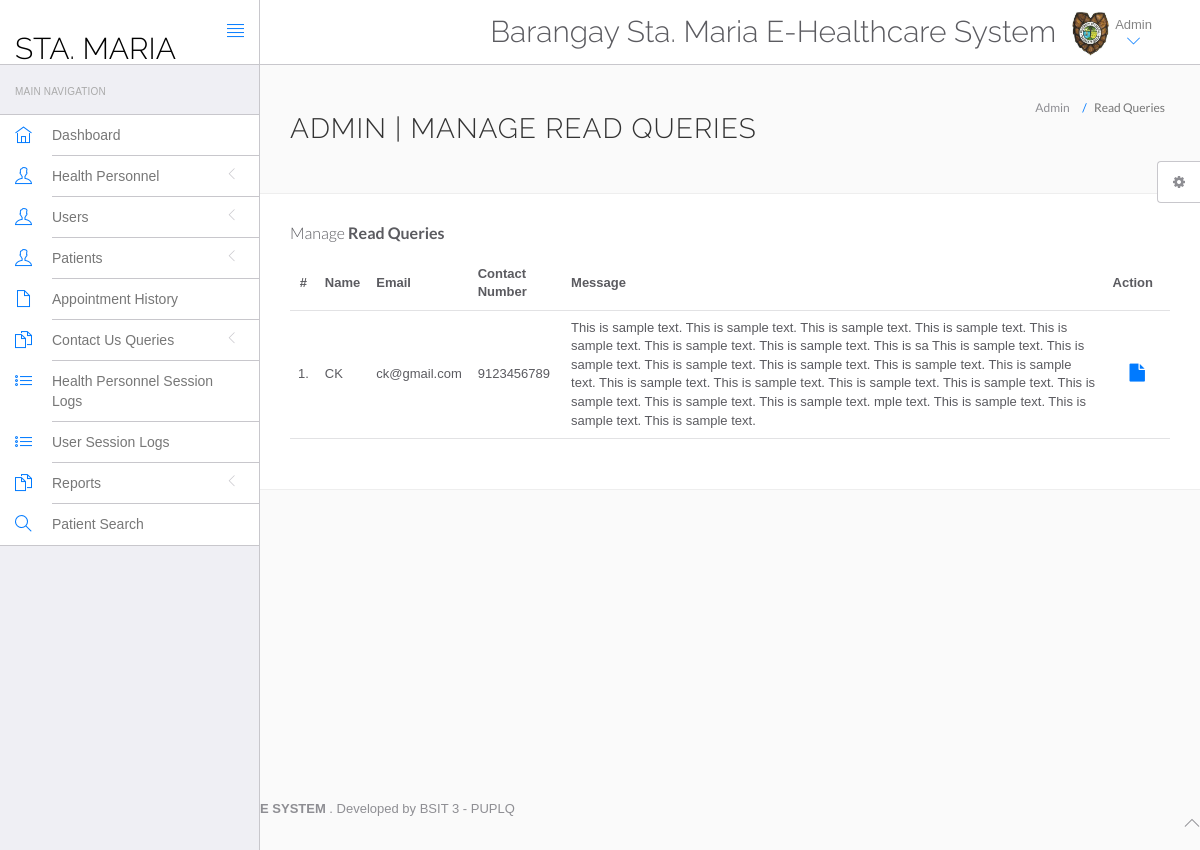
The app's page /hospital/hms/admin/read-query.php (signed in) with its own data.
### tables this page shows
CREATE TABLE `tblcontactus` (
  `id` int(11) NOT NULL,
  `fullname` varchar(255) DEFAULT NULL,
  `email` varchar(255) DEFAULT NULL,
  `contactno` bigint(12) DEFAULT NULL,
  `message` mediumtext DEFAULT NULL,
  `PostingDate` timestamp NULL DEFAULT current_timestamp(),
  `AdminRemark` mediumtext DEFAULT NULL,
  `LastupdationDate` timestamp NULL DEFAULT NULL ON UPDATE current_timestamp(),
  `IsRead` int(11) DEFAULT NULL
);

### hospital/hms/admin/read-query.php (the view, shortened to what this page needs)
<?php
include('include/config.php');
?>
<!DOCTYPE html>
<html lang="en">
	<head>
		<link rel="stylesheet" href="vendor/bootstrap/css/bootstrap.min.css">
		<link rel="stylesheet" href="vendor/fontawesome/css/font-awesome.min.css">
		<link rel="stylesheet" href="vendor/themify-icons/themify-icons.min.css">
		<link href="vendor/animate.css/animate.min.css" rel="stylesheet" media="screen">
		<link href="vendor/perfect-scrollbar/perfect-scrollbar.min.css" rel="stylesheet" media="screen">
		<link href="vendor/switchery/switchery.min.css" rel="stylesheet" media="screen">
		<link href="vendor/bootstrap-touchspin/jquery.bootstrap-touchspin.min.css" rel="stylesheet" media="screen">
		<link href="vendor/select2/select2.min.css" rel="stylesheet" media="screen">
		<link href="vendor/bootstrap-datepicker/bootstrap-datepicker3.standalone.min.css" rel="stylesheet" media="screen">
		<link href="vendor/bootstrap-timepicker/bootstrap-timepicker.min.css" rel="stylesheet" media="screen">
		<link rel="stylesheet" href="assets/css/styles.css">
		<link rel="stylesheet" href="assets/css/plugins.css">
		<link rel="stylesheet" href="assets/css/themes/theme-1.css" id="skin_color" />
	</head>
	<body>
		<div id="app">
<?php include('include/sidebar.php');?>
			<div class="app-content">
						<?php include('include/header.php');?>
				<div class="main-content" >
					<div class="wrap-content container" id="container">
						<section id="page-title">
							<div class="row">
								<div class="col-sm-8">
									<h1 class="mainTitle">Admin | Manage Read Queries</h1>
																	</div>
								<ol class="breadcrumb">
									<li>
										<span>Admin</span>
									</li>
									<li class="active">
										<span>Read Queries</span>
									</li>
								</ol>
							</div>
						</section>
						<div class="container-fluid container-fullw bg-white">
									<div class="row">
								<div class="col-md-12">
									<h5 class="over-title margin-bottom-15">Manage <span class="text-bold">Read Queries</span></h5>
									<table class="table table-hover" id="sample-table-1">
										<thead>
											<tr>
												<th class="center">#</th>
												<th>Name</th>
												<th class="hidden-xs">Email</th>
												<th>Contact Number </th>
												<th>Message </th>
												<th>Action</th>
											</tr>
										</thead>
										<tbody>
<?php
$sql=mysqli_query($con,"select * from tblcontactus where IsRead is not null");
$cnt=1;
while($row=mysqli_fetch_array($sql))
{
?>
											<tr>
												<td class="center"><?php echo $cnt;?>.</td>
												<td class="hidden-xs"><?php echo $row['fullname'];?></td>
												<td><?php echo $row['email'];?></td>
												<td><?php echo $row['contactno'];?></td>
												<td><?php echo $row['message'];?></td>
												<td >
												<div class="visible-md visible-lg hidden-sm hidden-xs">
							<a href="query-details.php?id=<?php echo $row['id'];?>" class="btn btn-transparent btn-lg" title="View Details"><i class="fa fa-file"></i></a>
												</div>
												</td>
											</tr>
											<?php
$cnt=$cnt+1;
											 }?>
										</tbody>
									</table>
								</div>
							</div>
								</div>
							</div>
						</div>
					</div>
				</div>
	<?php include('include/footer.php');?>
	<?php include('include/setting.php');?>
	</body>
</html>

### hospital/hms/admin/assets/css/themes/theme-1.css (style rules this page uses)
body { background: #FAFAFA; }

### records on screen
tblcontactus: fullname "CK", email "ck@gmail.com", contactno "9123456789", message "This is sample text. This is sample text. This is sample text. This is sample text. This is sample text. This is sample text. This is sample text. This is sa This is sample text. This is sample text. This is sample text. This is sample text. This is sample text. This is sample text. This is sample text. This is sample text. This is sample text. This is sample text. This is sample text. This is sample text. This is sample text. mple text. This is sample text. This is sample text. This is sample text."
